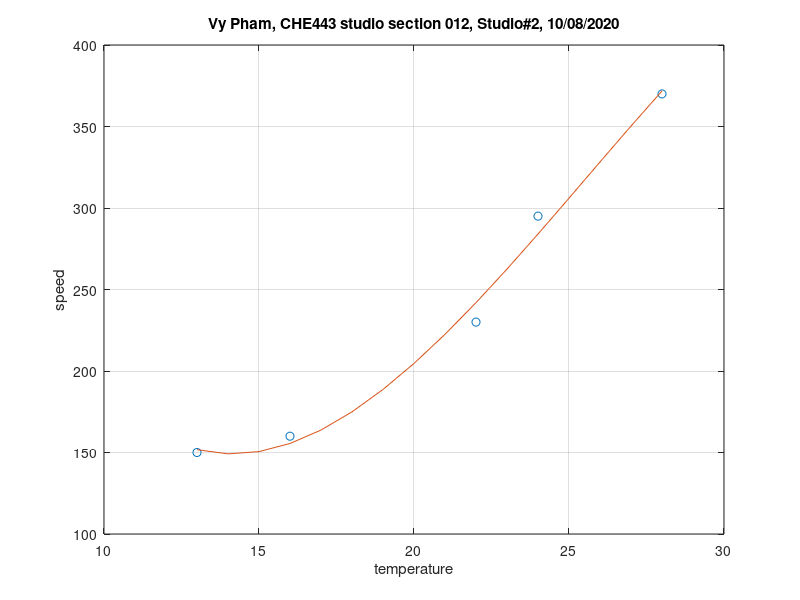
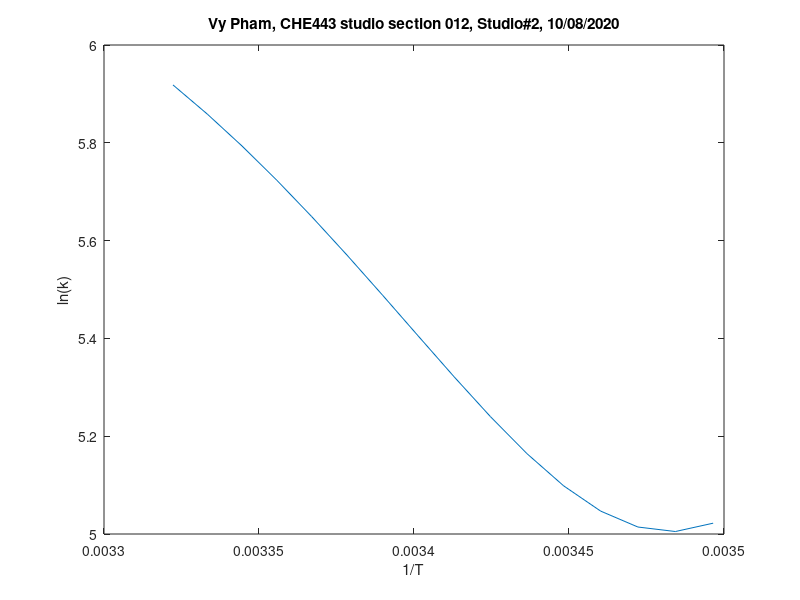

These figures' MATLAB source, in order:
%CHE 443 studio 2
%10/08/2020

%1.	Determine the relationship between the rate constant and the temperature of the system. 
%2.	Using MATLAB, plot the data using blue markers 
%3.	Use polyfit to fit a line of best fit for the data points on the plot. 
%4.	What activation energy represents this change in bustliness? 

%preamble 
clear all; 
close all; 
clc;

%data imput 
T= [13 16 22 24 28];
spd= [150 160 230 295 370];

p = polyfit(T,spd,3);

%plot with no effort

%plot(T,spd,'-o');
%grid on


%using best fit to plot
T2 = 13:1:28;
spd2 = polyval(p,T2);
figure(1)
plot(T,spd,'o',T2,spd2)
grid on
xlabel('temperature');
ylabel('speed');
title('Vy Pham, CHE443 studio section 012, Studio#2, 10/08/2020');


%linear plots 
ln_spd2=log(spd2);
T2_kelvin= 273+ T2;
T2_inverse= 1./T2_kelvin;

figure(2)
plot(T2_inverse, ln_spd2);
slope = (ln_spd2(2)-ln_spd2(3))/(T2_inverse(2)-T2_inverse(3));
xlabel('1/T');
ylabel('ln(k)');
title('Vy Pham, CHE443 studio section 012, Studio#2, 10/08/2020');

%activation energy calc
E=slope/8.314  %[J/mol]
